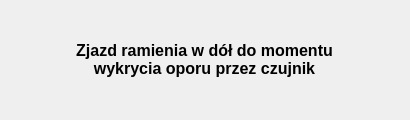
<?xml version="1.0" encoding="UTF-8"?>
<ui version="4.0">
 <class>Form</class>
 <widget class="QWidget" name="Form">
  <property name="geometry">
   <rect>
    <x>0</x>
    <y>0</y>
    <width>410</width>
    <height>120</height>
   </rect>
  </property>
  <property name="windowTitle">
   <string>Proces w toku...</string>
  </property>
  <widget class="QWidget" name="verticalLayoutWidget">
   <property name="geometry">
    <rect>
     <x>40</x>
     <y>20</y>
     <width>331</width>
     <height>81</height>
    </rect>
   </property>
   <layout class="QVBoxLayout" name="verticalLayout"/>
  </widget>
  <widget class="QLabel" name="label">
   <property name="geometry">
    <rect>
     <x>50</x>
     <y>20</y>
     <width>309</width>
     <height>79</height>
    </rect>
   </property>
   <property name="font">
    <font>
     <pointsize>12</pointsize>
     <weight>75</weight>
     <bold>true</bold>
    </font>
   </property>
   <property name="text">
    <string>Zjazd ramienia w dół do momentu wykrycia oporu przez czujnik</string>
   </property>
   <property name="alignment">
    <set>Qt::AlignCenter</set>
   </property>
   <property name="wordWrap">
    <bool>true</bool>
   </property>
  </widget>
 </widget>
 <resources/>
 <connections/>
</ui>
